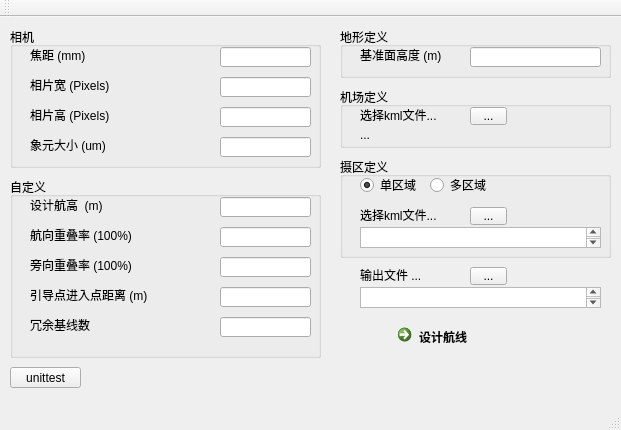
<?xml version="1.0" encoding="UTF-8"?>
<ui version="4.0">
 <class>MainWindow</class>
 <widget class="QMainWindow" name="MainWindow">
  <property name="geometry">
   <rect>
    <x>0</x>
    <y>0</y>
    <width>621</width>
    <height>430</height>
   </rect>
  </property>
  <property name="windowTitle">
   <string>UAV Route Designer</string>
  </property>
  <widget class="QWidget" name="centralWidget">
   <widget class="QGroupBox" name="groupBox">
    <property name="geometry">
     <rect>
      <x>10</x>
      <y>10</y>
      <width>311</width>
      <height>141</height>
     </rect>
    </property>
    <property name="title">
     <string>相机</string>
    </property>
    <widget class="QLabel" name="label">
     <property name="geometry">
      <rect>
       <x>20</x>
       <y>20</y>
       <width>121</width>
       <height>16</height>
      </rect>
     </property>
     <property name="text">
      <string>焦距 (mm)</string>
     </property>
    </widget>
    <widget class="QLineEdit" name="editFocus">
     <property name="geometry">
      <rect>
       <x>210</x>
       <y>20</y>
       <width>91</width>
       <height>20</height>
      </rect>
     </property>
    </widget>
    <widget class="QLabel" name="label_2">
     <property name="geometry">
      <rect>
       <x>20</x>
       <y>50</y>
       <width>141</width>
       <height>16</height>
      </rect>
     </property>
     <property name="text">
      <string>相片宽 (Pixels)</string>
     </property>
    </widget>
    <widget class="QLineEdit" name="editCamWidth">
     <property name="geometry">
      <rect>
       <x>210</x>
       <y>50</y>
       <width>91</width>
       <height>20</height>
      </rect>
     </property>
    </widget>
    <widget class="QLineEdit" name="editCamHeight">
     <property name="geometry">
      <rect>
       <x>210</x>
       <y>80</y>
       <width>91</width>
       <height>20</height>
      </rect>
     </property>
    </widget>
    <widget class="QLabel" name="label_3">
     <property name="geometry">
      <rect>
       <x>20</x>
       <y>80</y>
       <width>131</width>
       <height>16</height>
      </rect>
     </property>
     <property name="text">
      <string>相片高 (Pixels)</string>
     </property>
    </widget>
    <widget class="QLabel" name="label_13">
     <property name="geometry">
      <rect>
       <x>20</x>
       <y>110</y>
       <width>131</width>
       <height>16</height>
      </rect>
     </property>
     <property name="text">
      <string>象元大小 (um)</string>
     </property>
    </widget>
    <widget class="QLineEdit" name="editPixelsize">
     <property name="geometry">
      <rect>
       <x>210</x>
       <y>110</y>
       <width>91</width>
       <height>20</height>
      </rect>
     </property>
    </widget>
   </widget>
   <widget class="QGroupBox" name="groupBox_2">
    <property name="geometry">
     <rect>
      <x>340</x>
      <y>10</y>
      <width>271</width>
      <height>51</height>
     </rect>
    </property>
    <property name="title">
     <string>地形定义</string>
    </property>
    <widget class="QLabel" name="label_6">
     <property name="geometry">
      <rect>
       <x>20</x>
       <y>20</y>
       <width>121</width>
       <height>16</height>
      </rect>
     </property>
     <property name="text">
      <string>基准面高度 (m)</string>
     </property>
    </widget>
    <widget class="QLineEdit" name="editDatumHeight">
     <property name="geometry">
      <rect>
       <x>130</x>
       <y>20</y>
       <width>131</width>
       <height>20</height>
      </rect>
     </property>
     <property name="text">
      <string/>
     </property>
    </widget>
   </widget>
   <widget class="QGroupBox" name="groupBox_3">
    <property name="geometry">
     <rect>
      <x>10</x>
      <y>160</y>
      <width>311</width>
      <height>181</height>
     </rect>
    </property>
    <property name="title">
     <string>自定义</string>
    </property>
    <widget class="QLabel" name="label_4">
     <property name="geometry">
      <rect>
       <x>20</x>
       <y>110</y>
       <width>171</width>
       <height>16</height>
      </rect>
     </property>
     <property name="text">
      <string>引导点进入点距离 (m)</string>
     </property>
    </widget>
    <widget class="QLineEdit" name="editGEDist">
     <property name="geometry">
      <rect>
       <x>210</x>
       <y>110</y>
       <width>91</width>
       <height>20</height>
      </rect>
     </property>
     <property name="text">
      <string/>
     </property>
    </widget>
    <widget class="QLabel" name="label_5">
     <property name="geometry">
      <rect>
       <x>20</x>
       <y>140</y>
       <width>171</width>
       <height>16</height>
      </rect>
     </property>
     <property name="text">
      <string>冗余基线数</string>
     </property>
    </widget>
    <widget class="QLineEdit" name="editRedudantBaseline">
     <property name="geometry">
      <rect>
       <x>210</x>
       <y>140</y>
       <width>91</width>
       <height>20</height>
      </rect>
     </property>
     <property name="text">
      <string/>
     </property>
    </widget>
    <widget class="QLabel" name="label_7">
     <property name="geometry">
      <rect>
       <x>20</x>
       <y>20</y>
       <width>171</width>
       <height>16</height>
      </rect>
     </property>
     <property name="text">
      <string>设计航高  (m)</string>
     </property>
    </widget>
    <widget class="QLineEdit" name="editFlightHeight">
     <property name="geometry">
      <rect>
       <x>210</x>
       <y>20</y>
       <width>91</width>
       <height>20</height>
      </rect>
     </property>
     <property name="text">
      <string/>
     </property>
    </widget>
    <widget class="QLabel" name="label_11">
     <property name="geometry">
      <rect>
       <x>20</x>
       <y>50</y>
       <width>131</width>
       <height>16</height>
      </rect>
     </property>
     <property name="text">
      <string>航向重叠率 (100%)</string>
     </property>
    </widget>
    <widget class="QLabel" name="label_12">
     <property name="geometry">
      <rect>
       <x>20</x>
       <y>80</y>
       <width>171</width>
       <height>16</height>
      </rect>
     </property>
     <property name="text">
      <string>旁向重叠率 (100%)</string>
     </property>
    </widget>
    <widget class="QLineEdit" name="editoverlaprate">
     <property name="geometry">
      <rect>
       <x>210</x>
       <y>50</y>
       <width>91</width>
       <height>20</height>
      </rect>
     </property>
     <property name="text">
      <string/>
     </property>
    </widget>
    <widget class="QLineEdit" name="editOverlapSide">
     <property name="geometry">
      <rect>
       <x>210</x>
       <y>80</y>
       <width>91</width>
       <height>20</height>
      </rect>
     </property>
     <property name="text">
      <string/>
     </property>
    </widget>
   </widget>
   <widget class="QCommandLinkButton" name="cmdDesignStart">
    <property name="geometry">
     <rect>
      <x>390</x>
      <y>300</y>
      <width>172</width>
      <height>41</height>
     </rect>
    </property>
    <property name="autoFillBackground">
     <bool>true</bool>
    </property>
    <property name="text">
     <string>设计航线</string>
    </property>
   </widget>
   <widget class="QTextEdit" name="textOutputFile">
    <property name="geometry">
     <rect>
      <x>360</x>
      <y>270</y>
      <width>241</width>
      <height>21</height>
     </rect>
    </property>
    <property name="whatsThis">
     <string/>
    </property>
   </widget>
   <widget class="QLabel" name="label_10">
    <property name="geometry">
     <rect>
      <x>360</x>
      <y>250</y>
      <width>171</width>
      <height>16</height>
     </rect>
    </property>
    <property name="text">
     <string>输出文件 ...</string>
    </property>
   </widget>
   <widget class="QToolButton" name="toolButtonOutputSelect">
    <property name="geometry">
     <rect>
      <x>470</x>
      <y>250</y>
      <width>37</width>
      <height>18</height>
     </rect>
    </property>
    <property name="text">
     <string>...</string>
    </property>
   </widget>
   <widget class="QGroupBox" name="groupBox_4">
    <property name="geometry">
     <rect>
      <x>340</x>
      <y>140</y>
      <width>271</width>
      <height>101</height>
     </rect>
    </property>
    <property name="title">
     <string>摄区定义</string>
    </property>
    <widget class="QRadioButton" name="radioSinglePolygon">
     <property name="geometry">
      <rect>
       <x>20</x>
       <y>20</y>
       <width>89</width>
       <height>16</height>
      </rect>
     </property>
     <property name="text">
      <string>单区域</string>
     </property>
     <property name="checked">
      <bool>true</bool>
     </property>
    </widget>
    <widget class="QRadioButton" name="radioMultiPolygon">
     <property name="geometry">
      <rect>
       <x>90</x>
       <y>20</y>
       <width>89</width>
       <height>16</height>
      </rect>
     </property>
     <property name="text">
      <string>多区域</string>
     </property>
    </widget>
    <widget class="QTextEdit" name="textRegionFile">
     <property name="geometry">
      <rect>
       <x>20</x>
       <y>70</y>
       <width>241</width>
       <height>21</height>
      </rect>
     </property>
    </widget>
    <widget class="QToolButton" name="toolButton_Region">
     <property name="geometry">
      <rect>
       <x>130</x>
       <y>50</y>
       <width>37</width>
       <height>18</height>
      </rect>
     </property>
     <property name="text">
      <string>...</string>
     </property>
    </widget>
    <widget class="QLabel" name="label_9">
     <property name="geometry">
      <rect>
       <x>20</x>
       <y>50</y>
       <width>121</width>
       <height>16</height>
      </rect>
     </property>
     <property name="text">
      <string>选择kml文件...</string>
     </property>
    </widget>
   </widget>
   <widget class="QPushButton" name="btn_unittest">
    <property name="geometry">
     <rect>
      <x>10</x>
      <y>350</y>
      <width>71</width>
      <height>21</height>
     </rect>
    </property>
    <property name="text">
     <string>unittest</string>
    </property>
   </widget>
   <widget class="QGroupBox" name="groupBox_5">
    <property name="geometry">
     <rect>
      <x>340</x>
      <y>70</y>
      <width>271</width>
      <height>61</height>
     </rect>
    </property>
    <property name="title">
     <string>机场定义</string>
    </property>
    <widget class="QLabel" name="label_8">
     <property name="geometry">
      <rect>
       <x>20</x>
       <y>20</y>
       <width>121</width>
       <height>16</height>
      </rect>
     </property>
     <property name="text">
      <string>选择kml文件...</string>
     </property>
    </widget>
    <widget class="QToolButton" name="toolButtonAirport">
     <property name="geometry">
      <rect>
       <x>130</x>
       <y>20</y>
       <width>37</width>
       <height>18</height>
      </rect>
     </property>
     <property name="text">
      <string>...</string>
     </property>
    </widget>
    <widget class="QLabel" name="labelAirportLocation">
     <property name="geometry">
      <rect>
       <x>20</x>
       <y>40</y>
       <width>241</width>
       <height>16</height>
      </rect>
     </property>
     <property name="text">
      <string>...</string>
     </property>
    </widget>
   </widget>
  </widget>
  <widget class="QMenuBar" name="menuBar">
   <property name="geometry">
    <rect>
     <x>0</x>
     <y>0</y>
     <width>621</width>
     <height>23</height>
    </rect>
   </property>
  </widget>
  <widget class="QToolBar" name="mainToolBar">
   <attribute name="toolBarArea">
    <enum>TopToolBarArea</enum>
   </attribute>
   <attribute name="toolBarBreak">
    <bool>false</bool>
   </attribute>
  </widget>
  <widget class="QStatusBar" name="statusBar"/>
 </widget>
 <layoutdefault spacing="6" margin="11"/>
 <resources/>
 <connections/>
</ui>
